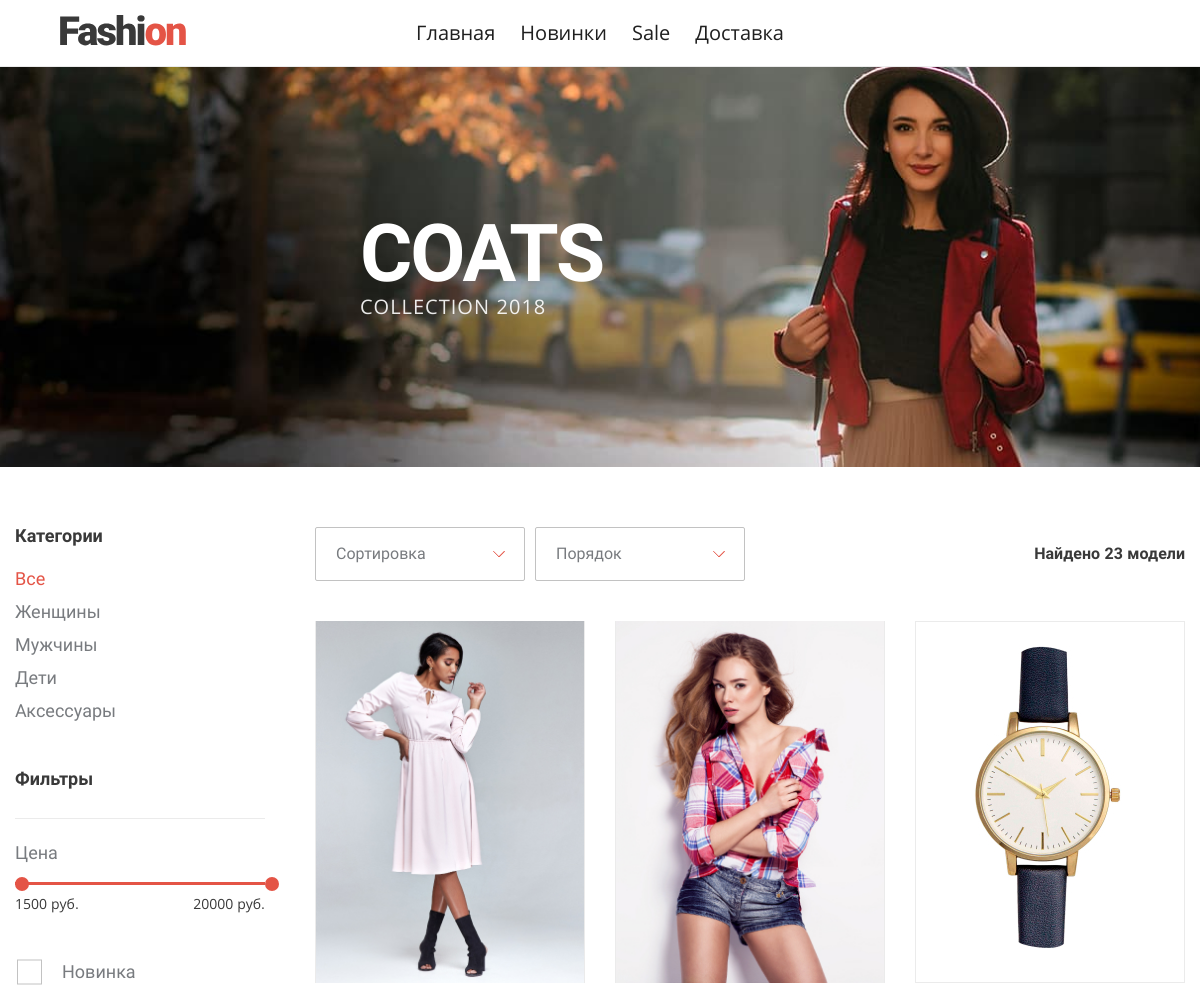
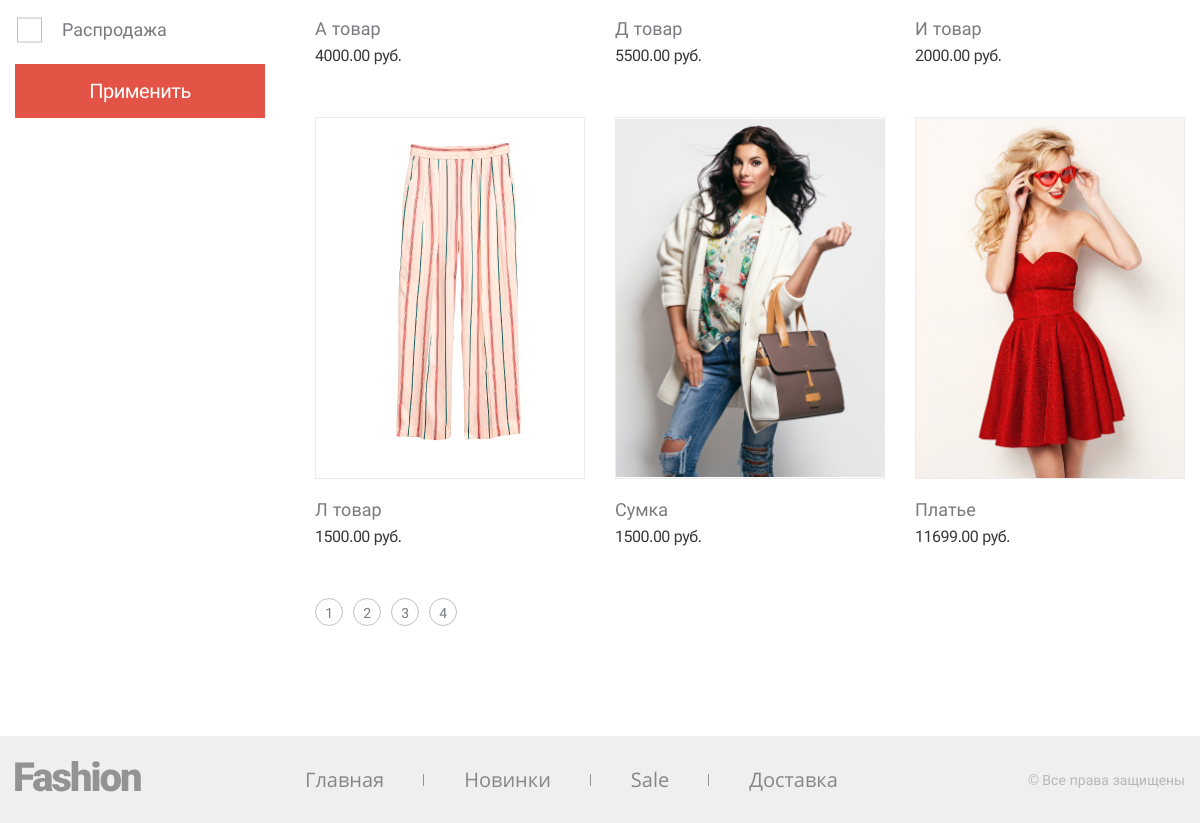
The page / on the database its author committed (2 pictures, top to bottom).
### tables this page shows
CREATE TABLE `categories` (
  `id` int(11) NOT NULL,
  `name` varchar(255) NOT NULL,
  `path` varchar(255) NOT NULL
);

CREATE TABLE `products` (
  `id` int(11) NOT NULL,
  `name` varchar(255) NOT NULL,
  `price` decimal(12,2) NOT NULL,
  `photo` varchar(255) NOT NULL,
  `sale` tinyint(1) DEFAULT NULL,
  `new` tinyint(1) DEFAULT NULL,
  `count` int(11) NOT NULL DEFAULT 1
);

### templates/shop-wrapper.php (the view, shortened to what this page needs)
<?php
include_once $_SERVER['DOCUMENT_ROOT'] . '/data/function.php';
$page = isset($_GET['page']) ? $_GET['page'] : 1;
$prodPerPage = 6;
$startProd = ($page * $prodPerPage) - $prodPerPage;
$filteredProducts = getFilteredProducts($_GET, $startProd, $prodPerPage);
$prodCount = $filteredProducts['count'];
$pageCount = ceil($prodCount / $prodPerPage);
$products = $filteredProducts['products'];
?>
<section class="shop__sorting">
  <div class="shop__sorting-item custom-form__select-wrapper">
    <select class="custom-form__select js-sort-select" name="category">
      <option hidden="">Сортировка</option>
    </select>
  </div>
  <div class="shop__sorting-item custom-form__select-wrapper">
    <select class="custom-form__select js-order-select" name="prices">
      <option hidden="">Порядок</option>
    </select>
  </div>
  <p class="shop__sorting-res">Найдено <span class="res-sort"><?= $prodCount ?></span> <?= num_word($prodCount, array('модель', 'модели', 'моделей')) ?></p>
</section>
<section class="shop__list">
  <?php foreach($products as $product) : ?>
  <article class="shop__item product" tabindex="0">
    <div class="product__image">
      <img src="/src/img/products/<?= $product['photo'] ?>" alt="<?= $product['name'] ?>">
    </div>
    <p class="product__name"><?= $product['name'] ?></p>
    <span class="product__price"><?= $product['price'] . ' руб.' ?></span>
  </article>
  <?php endforeach; ?>
</section>
<ul class="shop__paginator paginator">
  <?php for ($i = 1; $i <= $pageCount; $i++) : ?>
  <li>
    <a class="paginator__item" href=""><?= $i ?></a>
  </li>
  <?php endfor; ?>
</ul>

### templates/header.php (shortened to what this page needs)
<?php
include_once $_SERVER['DOCUMENT_ROOT'] . '/data/function.php';
$categories = getCategoriesFromDB();
?>
<!DOCTYPE html>
<html lang="ru">
<head>
  <link rel="stylesheet" href="/src/css/style.min.css">
</head>
<body>
<header class="page-header">
  <a class="page-header__logo" href="/">
    <img src="/src/img/logo.svg" alt="Fashion">
  </a>
  <nav class="page-header__menu">
    <ul class="main-menu main-menu--header">
      <?php getNavMenu() ?>
    </ul>
  </nav>
</header>

### data/function.php (shortened to what this page needs)
<?php
function getConnection() {
    static $db;
    if (empty($db)){
        $db = mysqli_connect(HOST, USER, PASSWORD, DBNAME);
    }
    return $db;
}
function num_word($number, $after)
{
	$cases = array (2, 0, 1, 1, 1, 2);
	echo $after[ ($number%100>4 && $number%100<20)? 2: $cases[min($number%10, 5)] ];
}
function getCategoriesFromDB()
{
    $categories = [];
    $query = mysqli_query(getConnection(), "SELECT * FROM categories");
    while ($row = mysqli_fetch_assoc($query)) {
        array_push($categories, [
        'id' => $row['id'],
        'name' => $row['name'],
        'path' => $row['path'],
        ]);
    }
    return $categories;
}
function getCategories($categories)
{
    $url = parse_url($_SERVER["REQUEST_URI"], PHP_URL_PATH);
    if($url === '/' || $url === '/index.php') : ?>
        <li>
        <a class="filter__list-item active" href="/">Все</a>
        </li>
        <?php foreach ($categories as $categ) : ?>
        <li>
            <a class="filter__list-item" href="<?= $categ['path'] ?>"><?= $categ['name'] ?></a>
        </li>
        <?php endforeach;
    endif;
}
function getFilteredProducts($get, $start, $prodsPerPage)
{
    if (!empty($get['title_url'])) {
        $url = parse_url($get['title_url'], PHP_URL_PATH);
    } else {
        $url = parse_url($_SERVER["REQUEST_URI"], PHP_URL_PATH);
    }
    $where    = '';
    $orderBy  = '';
    $limit    = " LIMIT $start, $prodsPerPage";
    if ($url === '/' || $url === '/index.php') {
        $where = !empty($where) ? " WHERE $where" : '';
        $productsCount = mysqli_fetch_row(mysqli_query(getConnection(), "SELECT COUNT(*) FROM products as p" . $where))[0];
        $productsQuery = mysqli_query(getConnection(), "SELECT * FROM products AS p" . $where . $orderBy . $limit);
        $products = mysqli_fetch_all($productsQuery, MYSQLI_ASSOC);
    }
    return ['products' => $products, 'count' => $productsCount];
}
function getNavMenu()
{
    if(!empty($_SESSION['ut'])) : ?>
        <?php if($_SESSION['ut'] === 'admin') : ?>
        <li>
            <a class="main-menu__item" href="/">Главная</a>
        </li>
        <li>
            <a class="main-menu__item" href="/admin/products/">Товары</a>
        </li>
        <li>
            <a class="main-menu__item" href="/admin/orders/">Заказы</a>
        </li>
        <li>
            <a class="main-menu__item js-logout-button" href="/">Выйти</a>
        </li>
        <?php elseif($_SESSION['ut'] === 'operator') : ?>
        <li>
            <a class="main-menu__item" href="/">Главная</a>
        </li>
        <li>
            <a class="main-menu__item" href="/admin/orders/">Заказы</a>
        </li>
        <li>
            <a class="main-menu__item js-logout-button" href="/">Выйти</a>
        </li>
        <?php endif; ?>
    <?php else : ?>
        <li>
            <a class="main-menu__item" href="/">Главная</a>
        </li>
        <li>
            <a class="main-menu__item" href="/?new=on">Новинки</a>
        </li>
        <li>
            <a class="main-menu__item" href="/?sale=on">Sale</a>
        </li>
        <li>
            <a class="main-menu__item" href="/routes/delivery/">Доставка</a>
        </li>
    <? endif;
}

### index.php (shortened to what this page needs)
<?php
include $_SERVER['DOCUMENT_ROOT'] . '/templates/header.php';
$priceRange = mysqli_fetch_assoc(mysqli_query(getConnection(), "SELECT MIN(FLOOR(price)) AS min, MAX(FLOOR(price)) AS max FROM products"));
?>
<main class="shop-page">
  <header class="intro">
    <div class="intro__wrapper">
      <h1 class=" intro__title">COATS</h1>
      <p class="intro__info">Collection 2018</p>
    </div>
  </header>
  <section class="shop container">
    <section class="shop__filter filter">
      <form method="POST" id='filter-form'>
        <div class="filter__wrapper">
          <b class="filter__title">Категории</b>
          <ul class="filter__list">
            <?php getCategories($categories) ?>
          </ul>
        </div>
        <div class="filter__wrapper">
          <b class="filter__title">Фильтры</b>
          <div class="filter__range range">
            <span class="range__info">Цена</span>
            <div class="range__line" aria-label="Range Line"></div>
            <div class="range__res" >
              <span class="range__res-item min-price" > <?= $priceRange ? $priceRange['min'] : '0' ?> руб.</span>
              <span class="range__res-item max-price" > <?= $priceRange ? $priceRange['max'] : '0' ?> руб.</span>
            </div>
          </div>
        </div>
        <fieldset class="custom-form__group">
          <label for="new" class="custom-form__checkbox-label custom-form__info"  style="display: block;">Новинка</label>
          <label for="sale" class="custom-form__checkbox-label custom-form__info" style="display: block; ">Распродажа</label>
        </fieldset>
        <button class="button js-filter-btn" name="filter" type="submit" style="width: 100%">Применить</button>
      </form>
    </section>
    <div class="shop__wrapper">
      <?php include_once $_SERVER['DOCUMENT_ROOT'] . '/templates/shop-wrapper.php' ?>
    </div>
  </section>
</main>
<?php include $_SERVER['DOCUMENT_ROOT'] . '/templates/footer.php' ?>

### templates/footer.php
<footer class="page-footer">
  <div class="container">
    <a class="page-footer__logo" href="#">
      <img src="/src/img/logo--footer.svg" alt="Fashion">
    </a>
    <nav class="page-footer__menu">
      <ul class="main-menu main-menu--footer">
        <li>
          <a class="main-menu__item" href="/">Главная</a>
        </li>
        <li>
          <a class="main-menu__item" href="/?new=on">Новинки</a>
        </li>
        <li>
          <a class="main-menu__item" href="/?sale=on">Sale</a>
        </li>
        <li>
          <a class="main-menu__item" href="/routes/delivery/">Доставка</a>
        </li>
      </ul>
    </nav>
    <address class="page-footer__copyright">
      © Все права защищены
    </address>
  </div>
</footer>
</body>
</html>

### rows shown on the page
categories: name "Женщины"
categories: name "Мужчины"
categories: name "Дети"
categories: name "Аксессуары"
products: photo (picture), name "А товар", price "4000.00"
products: photo (picture), name "Д товар", price "5500.00"
products: photo (picture), name "И товар", price "2000.00"
products: photo (picture), name "Л товар", price "1500.00"
products: photo (picture), name "Сумка", price "1500.00"
products: photo (picture), name "Платье", price "11699.00"

### other values the page prints
$priceRange['min'] "1500"
$priceRange['max'] "20000"
$prodCount "23"
